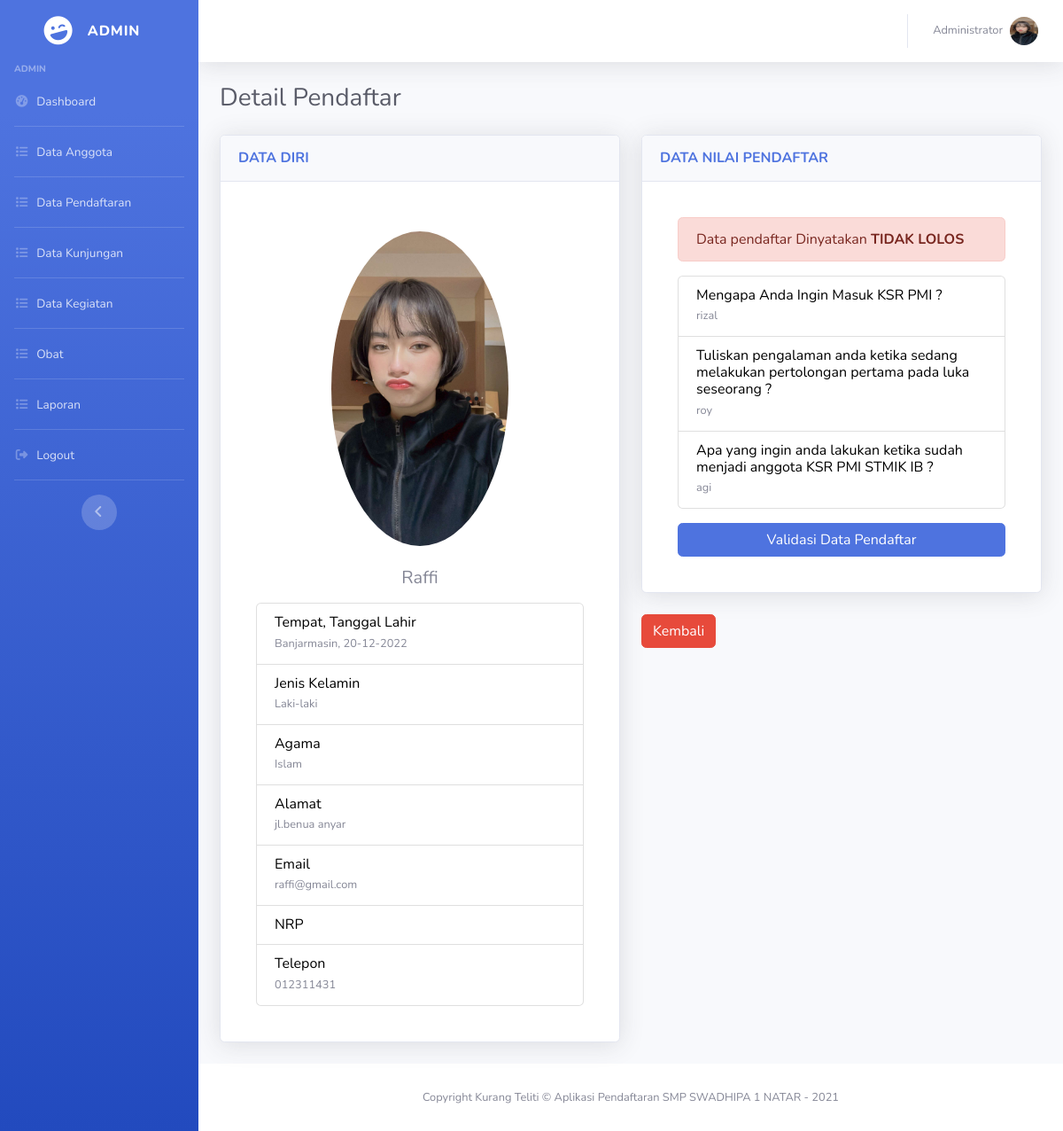
Before: /admin/detailpendaftar.php?id=9 (signed in) with the older database file.
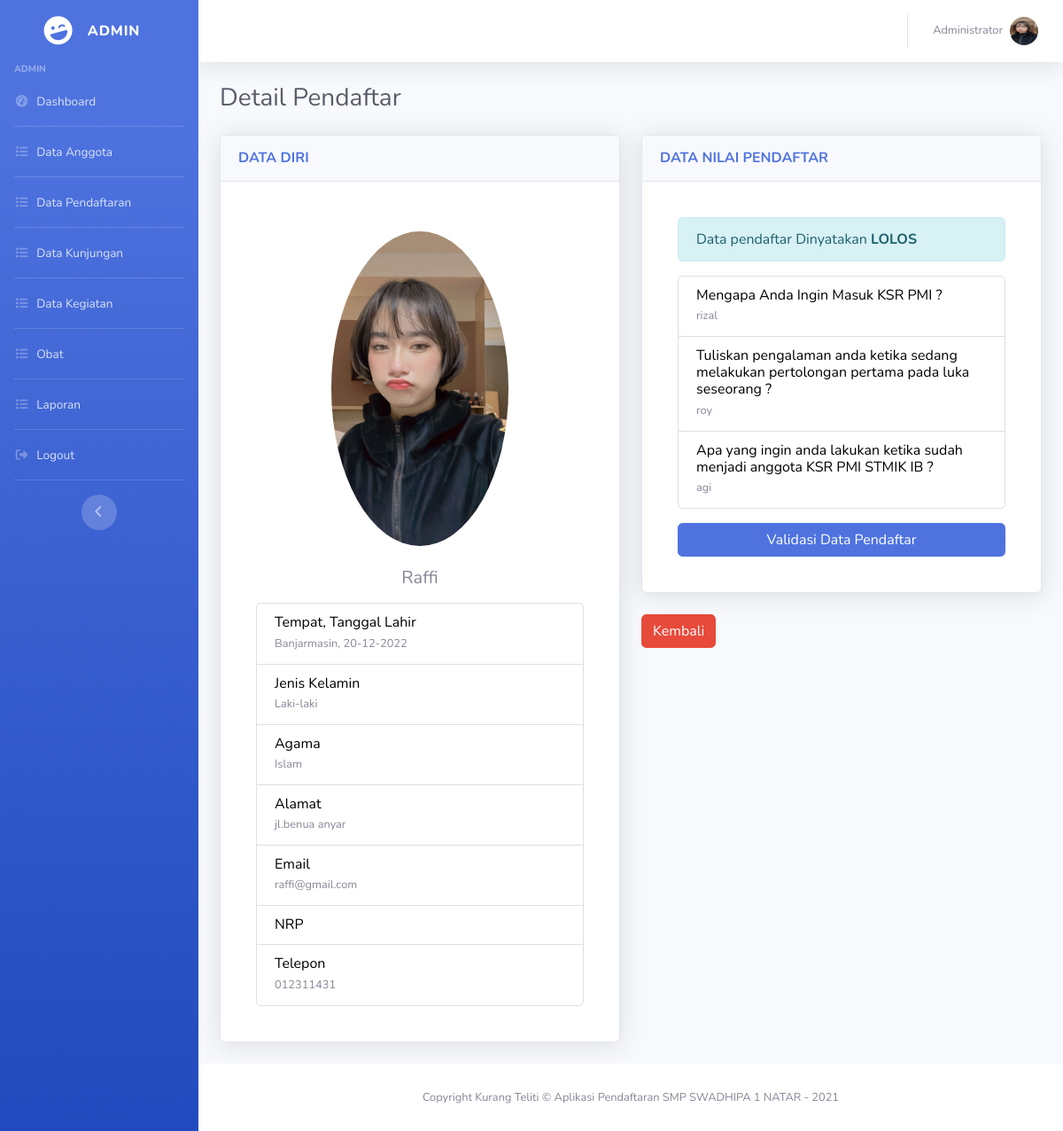
After: the same page with the newer database file.
### admin/detailpendaftar_control.php (called while the page is built, shortened)
<?php
$id_pendaftar = $_GET['id'];
$sql_nilai = "SELECT * FROM nilai where pendaftar_id = '$id_pendaftar'";
$result_nilai = mysqli_query($koneksi, $sql_nilai);
$data_nilai = mysqli_fetch_array($result_nilai);
?>

### admin/detailpendaftar.php (the view, shortened to what the changed rows need)
<?php include('../config/auto_load.php'); ?>
<?php include('detailpendaftar_control.php'); ?>
<?php include('../template/header.php'); ?>
<div class="container-fluid">
  <h1 class="h3 mb-4 text-gray-800">Detail Pendaftar</h1>
  <div class="row">
    <div class="col-md-6">
      <div class="card shadow mb-4">
        <div class="card-body">
          <div class="card-body">
            <?php
            if($data_nilai['status'] == 0) {
              echo '
              <div class="alert alert-warning">
                  Data pendaftar belum divalidasi
              </div>';
            } else if($data_nilai['status'] == 1) {
              echo '
              <div class="alert alert-info">
                  Data pendaftar Dinyatakan <b>LOLOS</b>
              </div>';
            } else if($data_nilai['status'] == 2) {
              echo '
              <div class="alert alert-danger">
                  Data pendaftar Dinyatakan <b>TIDAK LOLOS</b>
              </div>';
            }
            ?>
            <ul class="list-group">
              <li class="list-group-item">
              </li>
              <li class="list-group-item">
              </li>
              <li class="list-group-item">
              </li>
            </ul>
            <button type="button" class="btn btn-primary mt-3 btn-block" data-toggle="modal" data-target="#modalvalidasi">
                Validasi Data Pendaftar
            </button>
          </div>
        </div>
      </div>
    </div>
  </div>
</div>
<?php include('../template/footer.php'); ?>

Changed rows visible on the page:
changed nilai "rizal": status 2 → 1 (drawn)
Other visible differences:
text no longer shown: "TIDAK LOLOS"
text now shown: "LOLOS"
